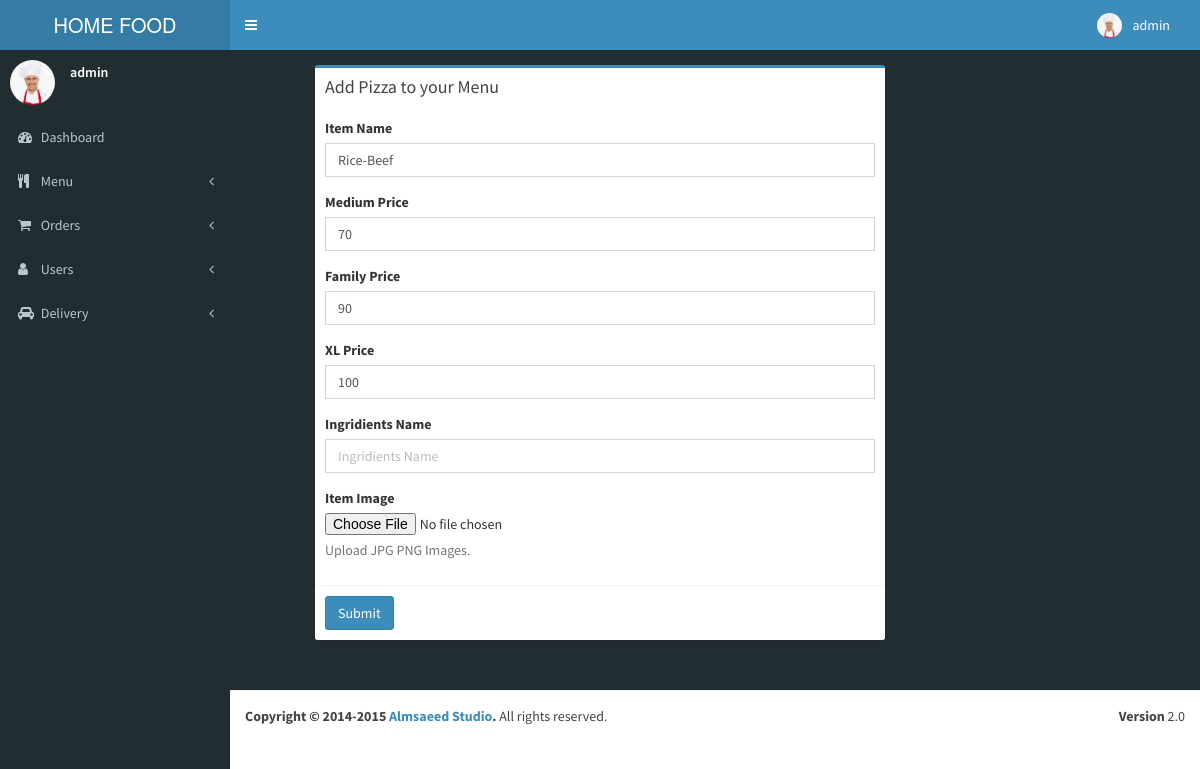
Screenshot of /admin/edit_menu_item.php?id=15 (signed in) with the database file from the repository.
### tables this page shows
CREATE TABLE `user` (
  `id` int(11) NOT NULL,
  `full_name` varchar(255) NOT NULL,
  `email` varchar(255) NOT NULL,
  `phone_number` varchar(255) NOT NULL,
  `password` varchar(255) NOT NULL,
  `user_role` varchar(255) NOT NULL,
  `user_address` varchar(500) DEFAULT NULL,
  `user_zip` varchar(10) DEFAULT NULL,
  `user_area` varchar(55) DEFAULT NULL,
  `shop_name` varchar(55) DEFAULT NULL,
  `nid_number` varchar(15) DEFAULT NULL,
  `profile_image` varchar(255) DEFAULT 'uploads/default-profile-picture.jpg'
);

CREATE TABLE `menu_items` (
  `id` int(11) NOT NULL,
  `item_name` varchar(255) NOT NULL,
  `medium_price` mediumint(9) NOT NULL,
  `family_price` mediumint(9) NOT NULL,
  `xl_price` mediumint(9) NOT NULL,
  `description` varchar(255) NOT NULL,
  `item_image` varchar(255) NOT NULL,
  `user_id` int(11) DEFAULT NULL
);

### admin/edit_menu_item.php (the view, shortened to what this page needs)
<?php require('./_includes/head.php'); ?>
<?php require('./_includes/header.php'); ?>
<?php require('./_includes/sidebar.php'); ?>
<?php
  include_once '../db_connection.php';
  $id = $_GET['id'];
  $sql = "SELECT * from menu_items WHERE id = $id";
  $menu_item = $conn->query($sql);
  if ($_SERVER['REQUEST_METHOD'] === 'POST') {
    $itemName = $_POST['item_name'];
    $mediumPrice = $_POST['medium_price'];
    $familyPrice = $_POST['family_price'];
    $xlPrice = $_POST['xl_price'];
    $ingridientsName = $_POST['ingridients_name'];
    $imageName = $_FILES['item_image']['name'];
    $imageTmpName = $_FILES['item_image']['tmp_name'];
    $targetDir = "uploads/";
    $targetFile = $targetDir . basename($imageName);
    move_uploaded_file($imageTmpName, $targetFile);
    include_once '../db_connection.php';
    $sql = "INSERT INTO menu_items (item_name, medium_price, family_price, xl_price, ingridients_name, item_image) VALUES ('$itemName', '$mediumPrice', '$familyPrice', '$xlPrice', '$ingridientsName', '$imageName')";
    if ($conn->query($sql) === TRUE) {
     header('location:show_added_menu.php?notification=New Menu Item Added successfully');
    } else {
     header('location:add_menu_item.php?notification=Failed to Add Menu Item');
    }
} else { ?>
        <section class="content">
          <div class="row">
            <div class="col-md-3"></div>
            <div class="col-md-6">
              <div class="box box-primary">
                <div class="box-header">
                  <h3 class="box-title">Add Pizza to your Menu</h3>
                </div>
                <form role="form" action="edit_menu_item.php" method="POST" enctype="multipart/form-data">
                  <?php while($row = $menu_item->fetch_assoc()) { ?>
                  <div class="box-body">
                    <div class="form-group">
                      <label for="exampleInputEmail1">Item Name</label>
                      <input type="text" name="item_name" class="form-control" id="exampleInputEmail1" value="<?= $row['item_name']; ?>" placeholder="Pizza Name">
                    </div>
                    <div class="form-group">
                      <label for="exampleInputEmail1">Medium Price</label>
                      <input type="text" name="medium_price" class="form-control" id="exampleInputEmail1" value="<?= $row['medium_price']; ?>" placeholder="Medium Price">
                    </div>
                    <div class="form-group">
                      <label for="exampleInputEmail1">Family Price</label>
                      <input type="text" name="family_price" class="form-control" id="exampleInputEmail1" value="<?= $row['family_price']; ?>" placeholder="Family Price">
                    </div>
                    <div class="form-group">
                      <label for="exampleInputPassword1">XL Price</label>
                      <input type="text" name="xl_price" class="form-control" id="exampleInputPassword1" value="<?= $row['xl_price']; ?>" placeholder="XL Price">
                    </div>
                    <div class="form-group">
                      <label for="exampleInputPassword1">Ingridients Name</label>
                      <input type="text" name="ingridients_name" class="form-control" id="exampleInputPassword1" value="<?= $row['ingridients_name']; ?>" placeholder="Ingridients Name">
                    </div>
                    <div class="form-group">
                      <label for="exampleInputFile">Item Image</label>
                      <input type="file" name="item_image" value="<?= $row['item_image']; ?>" id="exampleInputFile">
                      <p class="help-block">Upload JPG PNG Images.</p>
                    </div>
                  </div>
                <?php } ?>
                  <div class="box-footer">
                    <button type="submit" class="btn btn-primary">Submit</button>
                  </div>
                </form>
              </div>
            </div>
            <div class="col-md-3"></div>
          </div>
        </section>
      </div>
<?php }
 ?>
<?php require('./_includes/footer.php'); ?>

### admin/_includes/header.php (shortened to what this page needs)
<?php
$userID = $_SESSION['userID'];
if (!isset($_SESSION['isLoggedIn'])) {
  header('Location: ../signin.php');
  exit;
} elseif($_SESSION['userRole'] == 'admin' || $_SESSION['userRole'] == 'seller' ) {
  ?><header class="main-header">
  <a href="index.php" class="logo">HOME FOOD</a>
  <nav class="navbar navbar-static-top" role="navigation">
    <a href="#" class="sidebar-toggle" data-toggle="offcanvas" role="button">
    </a>
    <div class="navbar-custom-menu">
      <ul class="nav navbar-nav">
<?php
include_once '../db_connection.php';
$sql = "SELECT * FROM user WHERE id = $userID";
$user = $conn->query($sql);
$info = mysqli_fetch_assoc($user);
?>
        <li class="dropdown user user-menu">
          <a href="#" class="dropdown-toggle" data-toggle="dropdown">
            <img src="../<?php echo $info['profile_image']; ?>" class="user-image" alt="User Image" />
            <span class="hidden-xs"><?php echo $_SESSION['userName'] ?></span>
          </a>
        </li>
      </ul>
    </div>
  </nav>
</header>
<?php
}else{
  header('Location: ../index.php');
};
?>

### admin/_includes/sidebar.php (shortened to what this page needs)
<?php
include_once '../db_connection.php';
$sql = "SELECT * FROM user WHERE id = $userID";
$user = $conn->query($sql);
$info = mysqli_fetch_assoc($user);
?>
      <aside class="main-sidebar">
        <section class="sidebar">
          <div class="user-panel">
            <div class="pull-left image">
              <img src="../<?php echo $info['profile_image']; ?>" class="img-circle" alt="User Image" />
            </div>
            <div class="pull-left info">
              <p><?php echo $_SESSION['userName']; ?></p>
            </div>
          </div>
          <ul class="sidebar-menu">
            <li>
              <a href="index.php">
                <i class="fa fa-dashboard"></i> <span>Dashboard</span>
              </a>
            </li>
            <li class="treeview">
              <a href="#">
                <i class="fa fa-cutlery"></i>
                <span>Menu</span>
                <i class="fa fa-angle-left pull-right"></i>
              </a>
            </li>
            <li class="treeview">
              <a href="#">
                <i class="fa fa-shopping-cart"></i>
                <span>Orders</span>
                <i class="fa fa-angle-left pull-right"></i>
              </a>
            </li>
            <?php if( $_SESSION['userRole'] == 'admin') { ?>
            <li class="treeview">
              <a href="#">
                <i class="fa fa-user"></i>
                <span>Users</span>
                <i class="fa fa-angle-left pull-right"></i>
              </a>
            </li>
            <?php } ?>
            <li class="treeview">
              <a href="#">
                <i class="fa fa-car"></i>
                <span>Delivery</span>
                <i class="fa fa-angle-left pull-right"></i>
              </a>
            </li>
          </ul>
        </section>
      </aside>

### rows the page displays
user: profile_image (picture)
menu_items: item_name "Rice-Beef", medium_price "70", family_price "90", xl_price "100"

### other values shown
$_SESSION['userName'] "admin"
